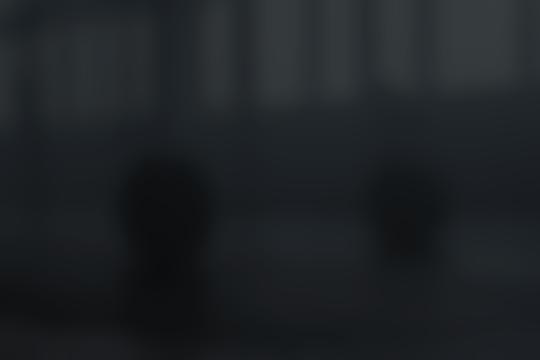
#> input picture assets/images/backdrop_fill.jpg, 540 x 360 px
$ python make_backdrop.py ../assets/images/backdrop_fill.jpg
#> lines starting #> are read from the running program, lines starting #| are printed output that depends on the picture
"""Build the photo backdrop assets for the app.

Source photo: "Close-up shot of a barbell" by Tima Miroshnichenko
  Page:     https://www.pexels.com/photo/close-up-shot-of-a-barbell-6389516/
  Download: https://images.pexels.com/photos/6389516/pexels-photo-6389516.jpeg?auto=compress&cs=tinysrgb&w=1600
  License:  Pexels License, https://www.pexels.com/license/

Usage:  python tool/make_backdrop.py <source.jpg>

Processing (radii are for a 1600-px-wide source and scale with other widths):
  assets/images/backdrop_fill.jpg
    Gaussian blur r=30 -> brightness 30 % -> 8 % blend toward #1C1C1E
    -> downscale to 540 px wide (aspect kept) -> JPEG q75, progressive.
  assets/images/backdrop_band.jpg
    Gaussian blur r=6 -> brightness 55 % -> 8 % blend toward #1C1C1E
    -> resize to 1080 px wide (aspect kept) -> JPEG q80, progressive.
    No edge feathering is baked in; the app feathers the band at runtime.
"""
import os
import sys

from PIL import Image, ImageEnhance, ImageFilter

FOG = (0x1C, 0x1C, 0x1E)
OUT = os.path.join(os.path.dirname(os.path.abspath(__file__)), "..", "assets", "images")


def process(src, blur, brightness, fog, width, quality, name):
    scale = src.width / 1600
    img = src.filter(ImageFilter.GaussianBlur(blur * scale))
    img = ImageEnhance.Brightness(img).enhance(brightness)
    img = Image.blend(img, Image.new("RGB", img.size, FOG), fog)
    h = round(img.height * width / img.width)
    img = img.resize((width, h), Image.LANCZOS)
    path = os.path.join(OUT, name)
    img.save(path, "JPEG", quality=quality, progressive=True, optimize=True)
    return path, img.size


def main():
    if len(sys.argv) != 2:
        sys.exit(__doc__)
    src = Image.open(sys.argv[1]).convert("RGB")
#> src is the input picture: PIL image 540x360 RGB; mean R, G, B 30.2, 33.9, 37.3
    os.makedirs(OUT, exist_ok=True)
    total = 0
    for args in (
        (30, 0.30, 0.08, 540, 75, "backdrop_fill.jpg"),
        (6, 0.55, 0.08, 1080, 80, "backdrop_band.jpg"),
    ):
        path, size = process(src, *args)
        n = os.path.getsize(path)
        total += n
        print(f"{os.path.basename(path)}: {size[0]}x{size[1]}, {n} bytes")
#> this loop made 2 passes
#> (size, n, total) on passes 1 to 2: ((540, 360), 2282, 2282), ((1080, 720), 9520, 11802)
#| backdrop_fill.jpg: 540x360, 2282 bytes
#| backdrop_band.jpg: 1080x720, 9520 bytes
#> pass 1, in process, `img = ImageEnhance.Brightness(img).enhance(brightness)`:
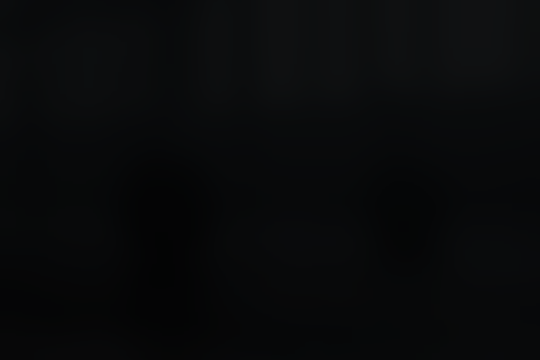
#> img: PIL image 540x360 RGB; mean R, G, B 8.63, 9.74, 10.74
#> after the loop, total = 11802
    print(f"total: {total} bytes")
#| total: 11802 bytes


if __name__ == "__main__":
    main()
